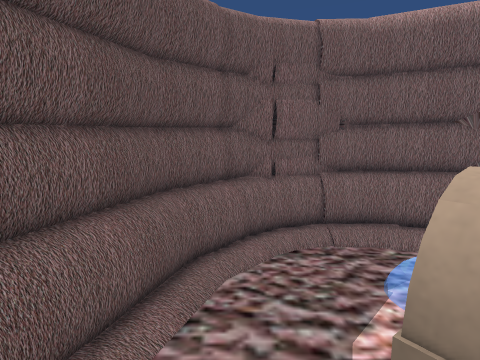
[1] (above)

20 first-person views from a walk through a 3-D level made in the Unity game engine. The camera is 1.5 m above the floor, tilts 8° down and sees 80° across. The floor is counted in squares, 0.5 m on a side. Each view is taken from the middle of a square. On the plan, view 1 faces up. The plan holds only what a view shows up to about 20 squares ahead; the rest is blank. The place goes on beyond the plan. The player character is not drawn. Some surface patterns are stand-ins.

[2]
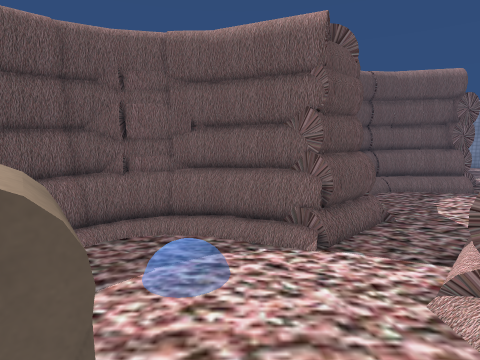

[3]
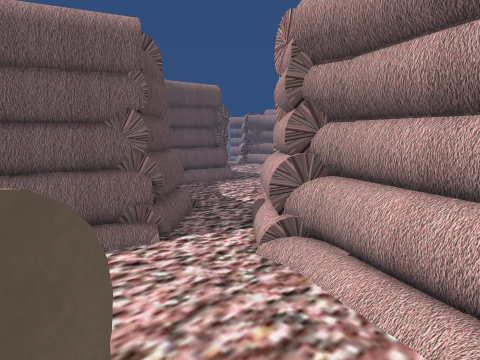

[4]
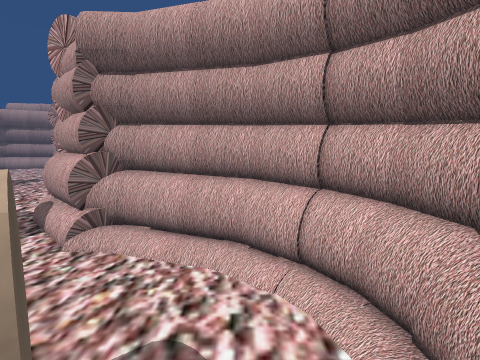

[5]
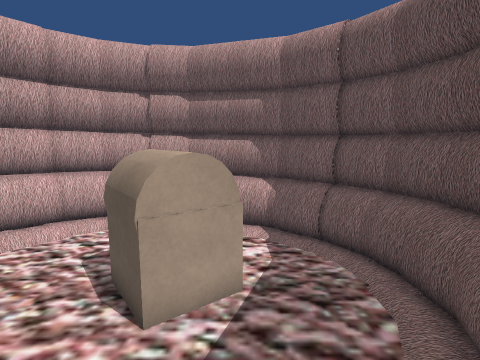

[6]
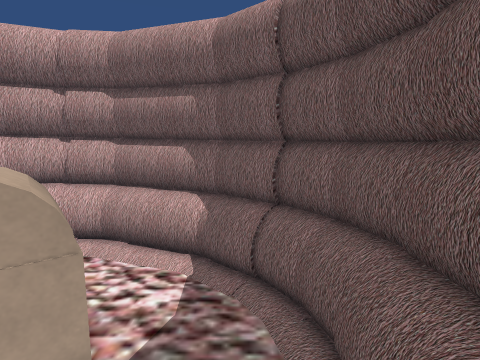

[7]
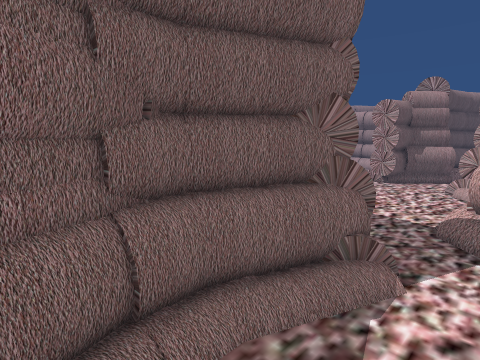

[8]
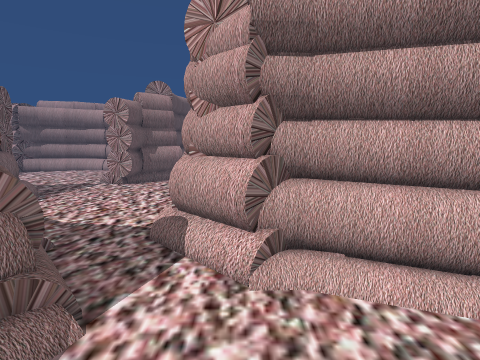

[9]
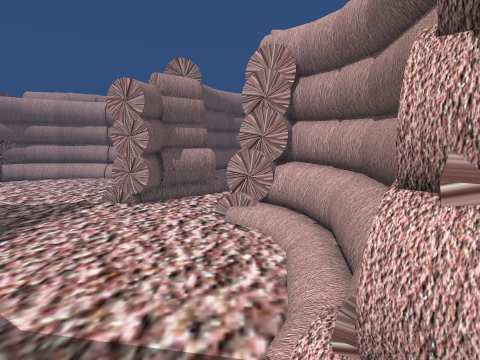

[10]
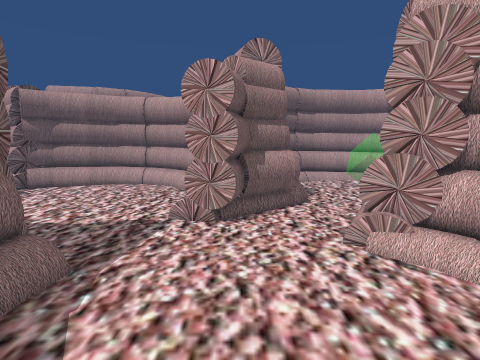

[11]
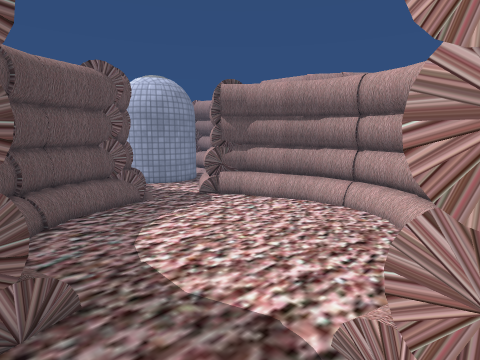

[12]
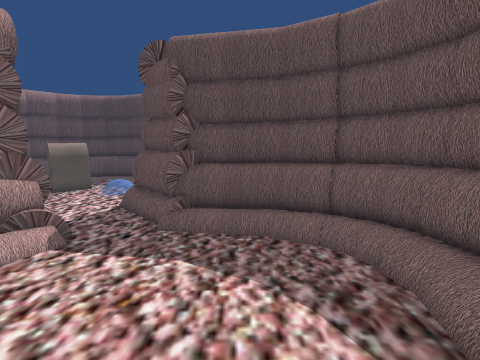

[13]
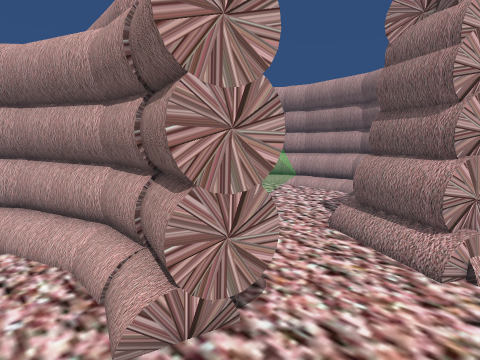

[14]
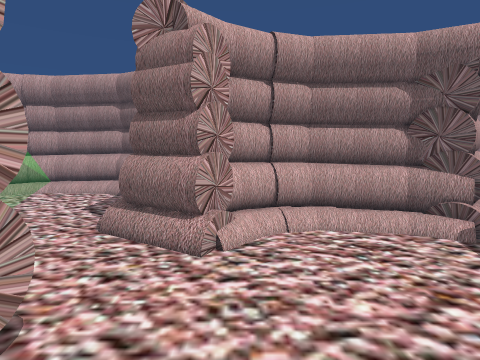

[15]
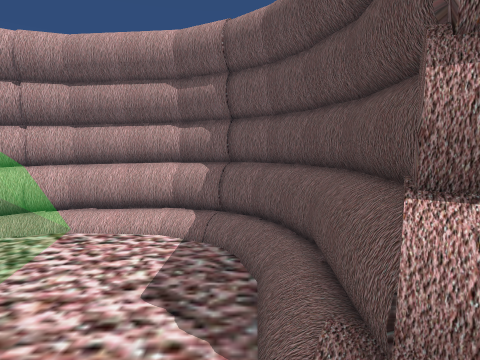

[16]
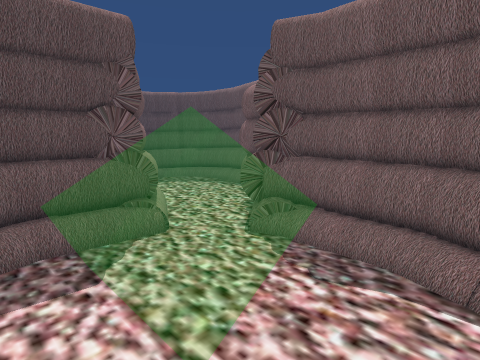

[17]
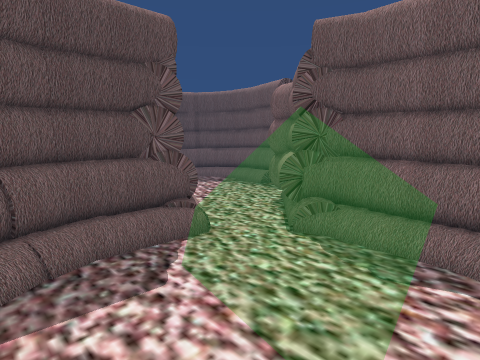

[18]
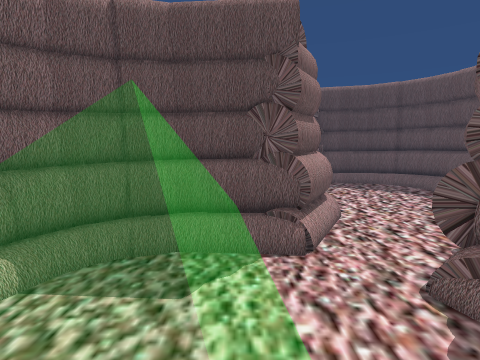

[19]
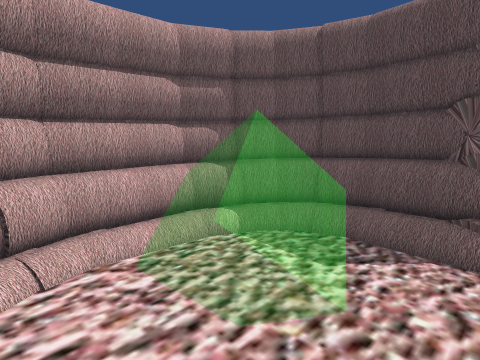

[20]
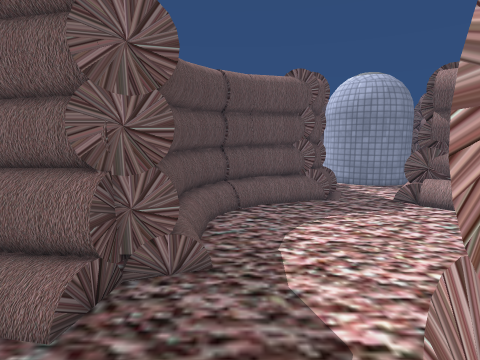

### Floor plan
Key: @ floor where view 1 was taken; # wall or solid block; . main floor; : floor 0.25 m higher than the main floor; + floor 0.5 m higher than the main floor; / step, stairs or slope; = window, fence, low wall or low ledge; ^ raised ledge; O other object.
Columns run from 3 left of view 1 to 32 right of it. Each row starts with its distance up from view 1.
 27                             #=...
 26                           ###=...#
 25                         ####=...O#
 24                        ##........##
 23                       ##.........##
 22                       ##..........##
 21                       #...........##
 20                       #............#
 19                       #............#
 18                       #:...........#
 17                ########............#
 16               ##==O==#............##
 15              ##=.....:...........###
 14             ##=.................###
 13             ## ..........#########
 12             #=/..........######
 11             #=/..........### ##
 10      ####   #=/...........#########
  9    ##########=.............##=#####
  8   ##=// ==###...............##...:
  7  ##=..... ##..//......####..........
  6 ##=...//......##//... #####.........
  5 ##..../+.....###^=====####=..... ...
  4 #=..........###########  #=....   ..
  3 #=...OO.....=#     ##    #O....   ..
  2 #=..OOO.....=#           #=....   .
  1 #=..OOOO... ##           #=.........
  0 #=.@.O.....=##           ##=........
 -1 ##=.... ../=#             ##= /////=
 -2  ##=... ./=##             ####=====#
 -3   ###=====##                ########
 -4    ########

Where each view was taken, in squares from view 1:
view 1: 0 up, 0 right, facing up
view 2: 1 down, 5 right, facing up
view 3: 1 down, 3 right, facing up-right
view 4: 1 down, 1 right, facing right
view 5: 7 up, 1 right, facing down
view 6: 5 up, 1 left, facing down
view 7: 5 up, 1 right, facing up-right
view 8: 4 up, 3 right, facing right
view 9: 7 up, 9 right, facing right
view 10: 11 up, 12 right, facing right
view 11: 12 up, 19 right, facing up-right
view 12: 12 up, 20 right, facing left
view 13: 15 up, 19 right, facing down-right
view 14: 15 up, 19 right, facing down
view 15: 8 up, 24 right, facing down
view 16: 1 up, 32 right, facing up-left
view 17: 0 up, 31 right, facing up-left
view 18: 4 up, 31 right, facing left
view 19: 6 up, 32 right, facing down-left
view 20: 11 up, 21 right, facing up
